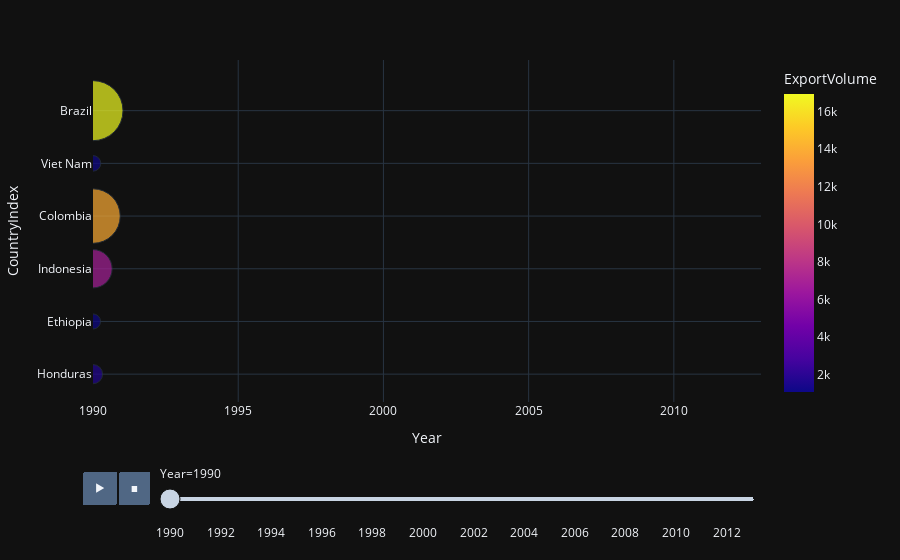

This figure's notebook cell:
### Code cell
selected_countries = ['Brazil', 'Viet Nam', 'Colombia', 'Indonesia', 'Ethiopia', 'Honduras']
df = df[df['exports'].isin(selected_countries)]

# Assegna a ogni paese un valore Y specifico per aumentare la distanza
country_y_positions = {
    'Brazil': 600,
    'Viet Nam': 500,
    'Colombia': 400,
    'Indonesia': 300,
    'Ethiopia': 200,
    'Honduras': 100
}
df['CountryIndex'] = df['exports'].map(country_y_positions)

# Prepara i dati per il grafico a bolle
df_long = df.melt(id_vars=['exports', 'CountryIndex'], var_name='Year', value_name='ExportVolume')
df_long['Year'] = df_long['Year'].astype(int)
df_long = df_long[df_long['Year'] <= 2013]

# Crea il grafico a bolle animato
fig = px.scatter(df_long, x='Year', y='CountryIndex', size='ExportVolume', color='ExportVolume',
                 hover_name='exports', animation_frame='Year',
                 size_max=60, range_x=[df_long['Year'].min(), df_long['Year'].max()])

# Aggiusta l'asse Y per mostrare i nomi dei paesi
fig.update_yaxes(tickvals=list(country_y_positions.values()), ticktext=list(country_y_positions.keys()))

# Mostra il grafico
fig.show()

### Figure 1 — Plotly figure (JSON) as saved in the notebook; plotly's stock layout.template omitted (floating-point values rounded to 4 significant figures)
{"data": [{"hovertemplate": "<b>%{hovertext}</b><br><br>Year=%{x}<br>CountryIndex=%{y}<br>ExportVolume=%{marker.color}<extra></extra>", "hovertext": ["Brazil", "Colombia", "Ethiopia", "Honduras", "Indonesia", "Viet Nam"], "legendgroup": "", "marker": {"color": [16940.0, 13940.0, 1074.0, 1735.0, 6903.0, 1145.0], "coloraxis": "coloraxis", "size": [16940.0, 13940.0, 1074.0, 1735.0, 6903.0, 1145.0], "sizemode": "area", "sizeref": 9.391, "symbol": "circle"}, "mode": "markers", "name": "", "orientation": "v", "showlegend": false, "x": [1990, 1990, 1990, 1990, 1990, 1990], "xaxis": "x", "y": [600, 400, 200, 100, 300, 500], "yaxis": "y", "type": "scatter"}], "layout": {"xaxis": {"anchor": "y", "domain": [0.0, 1.0], "title": {"text": "Year"}, "range": [1990, 2013], "categoryorder": "array", "categoryarray": [1990, 1991, 1992, 1993, 1994, 1995, 1996, 1997, 1998, 1999, 2000, 2001, 2002, 2003, 2004, 2005, 2006, 2007, 2008, 2009, 2010, 2011, 2012, 2013]}, "yaxis": {"anchor": "x", "domain": [0.0, 1.0], "title": {"text": "CountryIndex"}, "tickvals": [600, 500, 400, 300, 200, 100], "ticktext": ["Brazil", "Viet Nam", "Colombia", "Indonesia", "Ethiopia", "Honduras"]}, "coloraxis": {"colorbar": {"title": {"text": "ExportVolume"}}, "colorscale": [[0.0, "#0d0887"], [0.1111, "#46039f"], [0.2222, "#7201a8"], [0.3333, "#9c179e"], [0.4444, "#bd3786"], [0.5556, "#d8576b"], [0.6667, "#ed7953"], [0.7778, "#fb9f3a"], [0.8889, "#fdca26"], [1.0, "#f0f921"]]}, "legend": {"tracegroupgap": 0, "itemsizing": "constant"}, "margin": {"t": 60}, "updatemenus": [{"buttons": [{"args": [null, {"frame": {"duration": 500, "redraw": false}, "mode": "immediate", "fromcurrent": true, "transition": {"duration": 500, "easing": "linear"}}], "label": "&#9654;", "method": "animate"}, {"args": [[null], {"frame": {"duration": 0, "redraw": false}, "mode": "immediate", "fromcurrent": true, "transition": {"duration": 0, "easing": "linear"}}], "label": "&#9724;", "method": "animate"}], "direction": "left", "pad": {"r": 10, "t": 70}, "showactive": false, "type": "buttons", "x": 0.1, "xanchor": "right", "y": 0, "yanchor": "top"}], "sliders": [{"active": 0, "currentvalue": {"prefix": "Year="}, "len": 0.9, "pad": {"b": 10, "t": 60}, "steps": [{"args": [["1990"], {"frame": {"duration": 0, "redraw": false}, "mode": "immediate", "fromcurrent": true, "transition": {"duration": 0, "easing": "linear"}}], "label": "1990", "method": "animate"}, {"args": [["1991"], {"frame": {"duration": 0, "redraw": false}, "mode": "immediate", "fromcurrent": true, "transition": {"duration": 0, "easing": "linear"}}], "label": "1991", "method": "animate"}, {"args": [["1992"], {"frame": {"duration": 0, "redraw": false}, "mode": "immediate", "fromcurrent": true, "transition": {"duration": 0, "easing": "linear"}}], "label": "1992", "method": "animate"}, {"args": [["1993"], {"frame": {"duration": 0, "redraw": false}, "mode": "immediate", "fromcurrent": true, "transition": {"duration": 0, "easing": "linear"}}], "label": "1993", "method": "animate"}, {"args": [["1994"], {"frame": {"duration": 0, "redraw": false}, "mode": "immediate", "fromcurrent": true, "transition": {"duration": 0, "easing": "linear"}}], "label": "1994", "method": "animate"}, {"args": [["1995"], {"frame": {"duration": 0, "redraw": false}, "mode": "immediate", "fromcurrent": true, "transition": {"duration": 0, "easing": "linear"}}], "label": "1995", "method": "animate"}, {"args": [["1996"], {"frame": {"duration": 0, "redraw": false}, "mode": "immediate", "fromcurrent": true, "transition": {"duration": 0, "easing": "linear"}}], "label": "1996", "method": "animate"}, {"args": [["1997"], {"frame": {"duration": 0, "redraw": false}, "mode": "immediate", "fromcurrent": true, "transition": {"duration": 0, "easing": "linear"}}], "label": "1997", "method": "animate"}, {"args": [["1998"], {"frame": {"duration": 0, "redraw": false}, "mode": "immediate", "fromcurrent": true, "transition": {"duration": 0, "easing": "linear"}}], "label": "1998", "method": "animate"}, {"args": [["1999"], {"frame": {"duration": 0, "redraw": false}, "mode": "immediate", "fromcurrent": true, "transition": {"duration": 0, "easing": "linear"}}], "label": "1999", "method": "animate"}, {"args": [["2000"], {"frame": {"duration": 0, "redraw": false}, "mode": "immediate", "fromcurrent": true, "transition": {"duration": 0, "easing": "linear"}}], "label": "2000", "method": "animate"}, {"args": [["2001"], {"frame": {"duration": 0, "redraw": false}, "mode": "immediate", "fromcurrent": true, "transition": {"duration": 0, "easing": "linear"}}], "label": "2001", "method": "animate"}, {"args": [["2002"], {"frame": {"duration": 0, "redraw": false}, "mode": "immediate", "fromcurrent": true, "transition": {"duration": 0, "easing": "linear"}}], "label": "2002", "method": "animate"}, {"args": [["2003"], {"frame": {"duration": 0, "redraw": false}, "mode": "immediate", "fromcurrent": true, "transition": {"duration": 0, "easing": "linear"}}], "label": "2003", "method": "animate"}, {"args": [["2004"], {"frame": {"duration": 0, "redraw": false}, "mode": "immediate", "fromcurrent": true, "transition": {"duration": 0, "easing": "linear"}}], "label": "2004", "method": "animate"}, {"args": [["2005"], {"frame": {"duration": 0, "redraw": false}, "mode": "immediate", "fromcurrent": true, "transition": {"duration": 0, "easing": "linear"}}], "label": "2005", "method": "animate"}, {"args": [["2006"], {"frame": {"duration": 0, "redraw": false}, "mode": "immediate", "fromcurrent": true, "transition": {"duration": 0, "easing": "linear"}}], "label": "2006", "method": "animate"}, {"args": [["2007"], {"frame": {"duration": 0, "redraw": false}, "mode": "immediate", "fromcurrent": true, "transition": {"duration": 0, "easing": "linear"}}], "label": "2007", "method": "animate"}, {"args": [["2008"], {"frame": {"duration": 0, "redraw": false}, "mode": "immediate", "fromcurrent": true, "transition": {"duration": 0, "easing": "linear"}}], "label": "2008", "method": "animate"}, {"args": [["2009"], {"frame": {"duration": 0, "redraw": false}, "mode": "immediate", "fromcurrent": true, "transition": {"duration": 0, "easing": "linear"}}], "label": "2009", "method": "animate"}, {"args": [["2010"], {"frame": {"duration": 0, "redraw": false}, "mode": "immediate", "fromcurrent": true, "transition": {"duration": 0, "easing": "linear"}}], "label": "2010", "method": "animate"}, {"args": [["2011"], {"frame": {"duration": 0, "redraw": false}, "mode": "immediate", "fromcurrent": true, "transition": {"duration": 0, "easing": "linear"}}], "label": "2011", "method": "animate"}, {"args": [["2012"], {"frame": {"duration": 0, "redraw": false}, "mode": "immediate", "fromcurrent": true, "transition": {"duration": 0, "easing": "linear"}}], "label": "2012", "method": "animate"}, {"args": [["2013"], {"frame": {"duration": 0, "redraw": false}, "mode": "immediate", "fromcurrent": true, "transition": {"duration": 0, "easing": "linear"}}], "label": "2013", "method": "animate"}], "x": 0.1, "xanchor": "left", "y": 0, "yanchor": "top"}]}}
